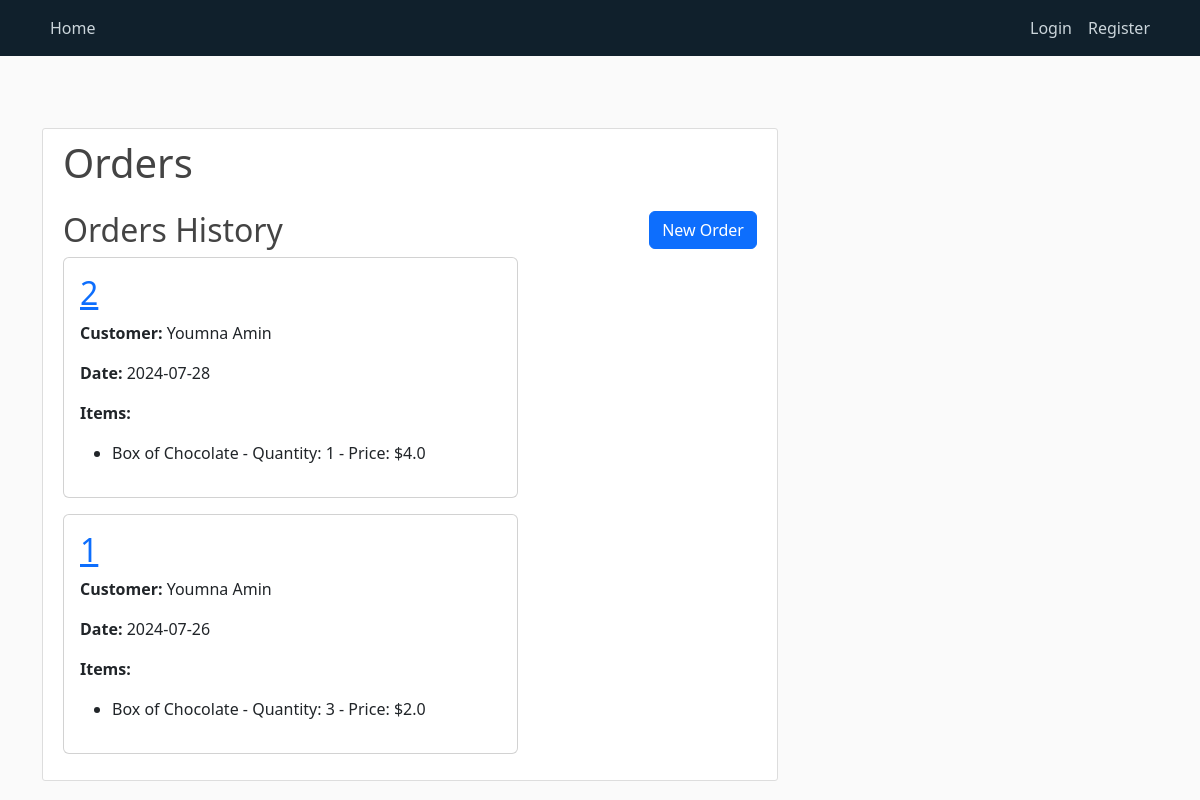
The app's page /orders/home/orders, older data.
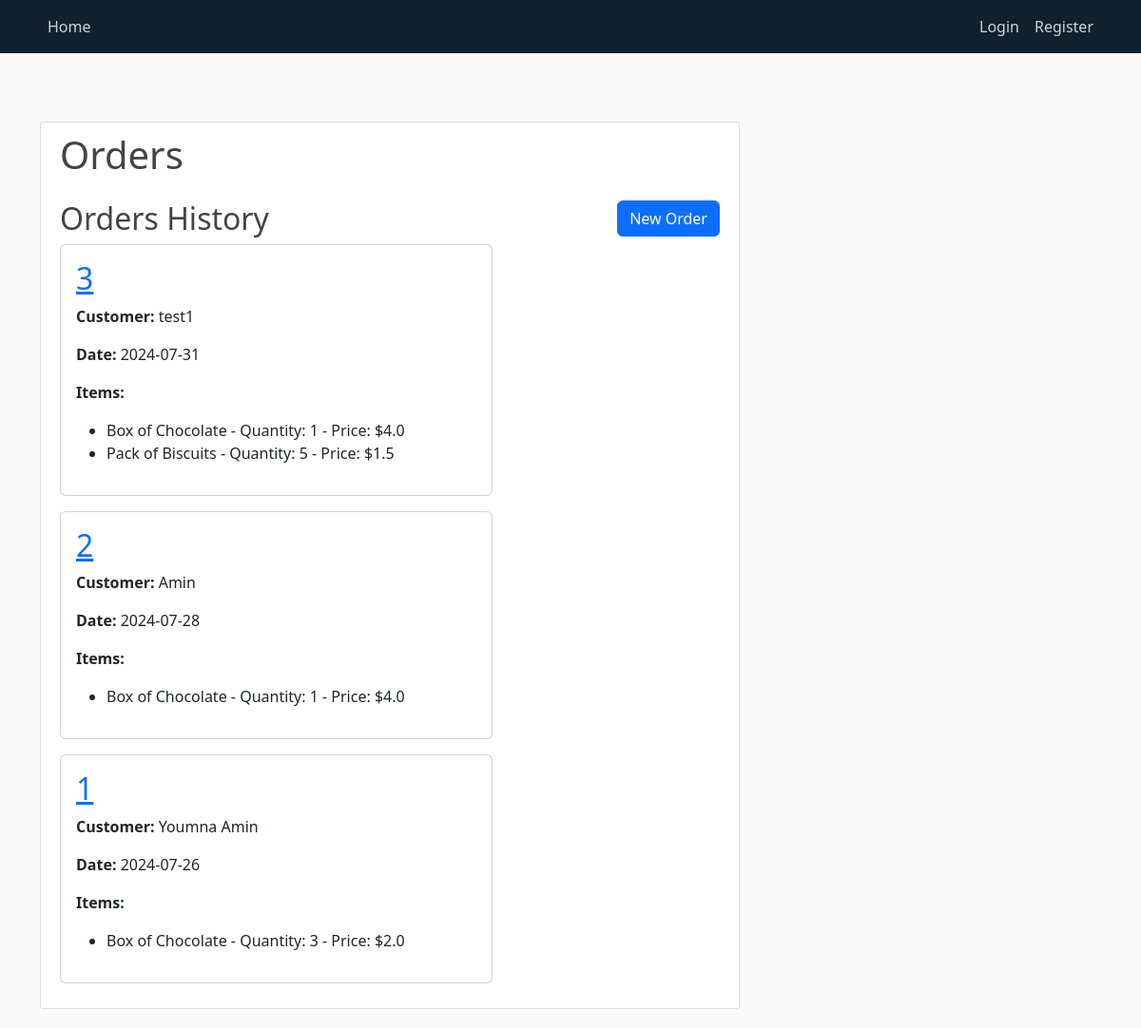
The same page, newer data.
### app/models.py (models this page shows, shortened)
class Order(db.Model):
    id = db.Column(db.Integer, primary_key=True)
    date = db.Column(db.Date, nullable=False, default=datetime.utcnow)
    client_id = db.Column(db.Integer, db.ForeignKey('client.id'), nullable=False)
    items = db.relationship('OrderItem', backref='order', lazy=True)

class Client(db.Model):
    id = db.Column(db.Integer, primary_key=True)
    name = db.Column(db.String(20), nullable=False)
    address = db.Column(db.String(120), nullable=False)
    phone = db.Column(db.String(15), unique=True, nullable=False)
    date_created = db.Column(db.DateTime, default=datetime.utcnow)
    orders = db.relationship('Order', backref='client', lazy=True)

class OrderItem(db.Model):
    id = db.Column(db.Integer, primary_key=True)
    order_id = db.Column(db.Integer, db.ForeignKey('order.id'), nullable=False)
    item = db.Column(db.String(120), nullable=False)
    quantity = db.Column(db.Integer, nullable=False)
    price = db.Column(db.Float, nullable=False)

### app/orders_routes.py (the view, shortened to what this page needs)
@orders_bp.route("/home/orders", methods=['GET', 'POST'])
def orders_page():
    form = OrderForm()
    menu_items = Menu.query.all()
    item_choices = [(item.name, f"{item.name} - ${item.price}") for item in menu_items]
    for item_form in form.items:
        item_form.item.choices = item_choices
    orders = Order.query.order_by(Order.date.desc()).all()
    return render_template('orders.html', title="Orders", form=form, orders=orders, menu_items=menu_items)

### app/templates/orders.html
{% extends "layout.html" %}
{% block content %}
<div class="content-section">
    <h1 class="mb-4">Orders</h1>
    <div class="row">
        <div class="col-md-8">
            <h2>Orders History</h2>
            {% if orders %}
                {% for order in orders %}
                <div class="card mb-3">
                    <div class="card-body">
                        <h2 class="card-title">
                            <a href="{{ url_for('orders_bp.order_details', order_id=order.id) }}">{{ order.id }}</a>
                        </h2>
                        <p class="card-text"><strong>Customer:</strong> {{ order.client.name }}</p>
                        <p class="card-text"><strong>Date:</strong> {{ order.date }}</p>
                        <p class="card-text"><strong>Items:</strong></p>
                        <ul>
                            {% for item in order.items %}
                            <li>{{ item.item }} - Quantity: {{ item.quantity }} - Price: ${{ item.price }}</li>
                            {% endfor %}
                        </ul>
                    </div>
                </div>
                {% endfor %}
            {% else %}
                <p>No orders found.</p>
            {% endif %}
        </div>
        <div class="col-md-4">
            <a href="{{ url_for('orders_bp.new_order_page') }}" class="btn btn-primary float-end">New Order</a>
        </div>
    </div>
</div>
{% endblock %}

Row changes from the older to the newer data that the page shows:
added Order: id "3", client.name "test1", date "2024-07-31"
added OrderItem: item "Box of Chocolate", quantity "1", price "4.0", shown under "3"
added OrderItem: item "Pack of Biscuits", quantity "5", price "1.5", shown under "3"
changed through a linked row, Order id 2: client.name "Youmna Amin" → "Amin"
